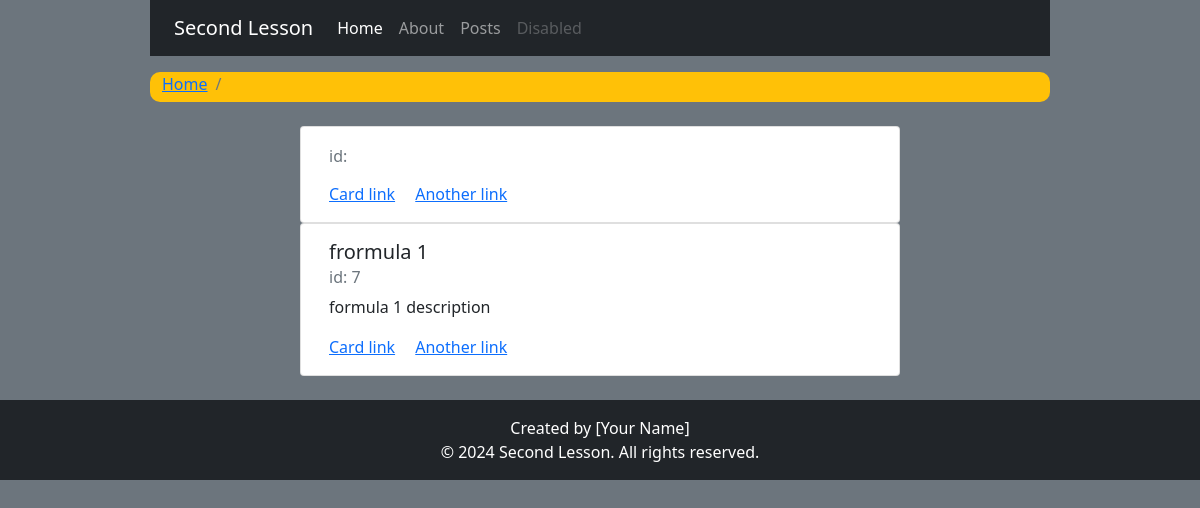
The page /blog/posts/7/ on the database its author committed.
### blog/models.py (models this page shows)
class Post(models.Model):
    title = models.CharField(max_length=60)
    body = models.TextField()
    publish = models.DateTimeField(default=timezone.now)
    created = models.DateTimeField(auto_now_add=True)
    updated = models.DateTimeField(auto_now=True)
    category = models.ForeignKey('Category', on_delete=models.CASCADE, related_name='posts', null=True)
    def __str__(self):
        return self.title
    class Meta:
        ordering = ['-publish']

### blog/views.py (the view)
# urls.py: path('posts/<int:post_id>/', views.post_details, name='post_details'),
def post_details(request, post_id):
    post = get_object_or_404(Post, id=post_id)
    return render(request, 'blog/product.html', {'post': post})

### blog/templates/blog/product.html (shortened to what this page needs)
{% extends 'base.html' %}
{% block content %}
<nav aria-label="breadcrumb" class="bg-warning container w-75 mb-4" style="height: 30px; border-radius: 10px;">
    <ol class="breadcrumb">
        <li class="breadcrumb-item"><a href="{% url 'blog:home' %}">Home</a></li>
        <li class="breadcrumb-item active" aria-current="page">{{ product_name }}</li>
    </ol>
</nav>
<div class="card container w-50">
    <div class="card-body">
        <h6 class="card-subtitle mb-2 text-muted">id: {{ product_desc.id }}</h6>
        <a href="#" class="card-link">Card link</a>
        <a href="#" class="card-link">Another link</a>
    </div>
</div>
<div class="card container w-50">
    <div class="card-body">
        <h5 class="card-title">{{ post }}</h5>
        <h6 class="card-subtitle mb-2 text-muted">id: {{ post.id }}</h6>
        <p class="card-text">{{ post.body }}</p>
        <a href="#" class="card-link">Card link</a>
        <a href="#" class="card-link">Another link</a>
    </div>
</div>
{% endblock %}

### rows shown on the page
Post: title "frormula 1", id "7", body "formula 1 description"
